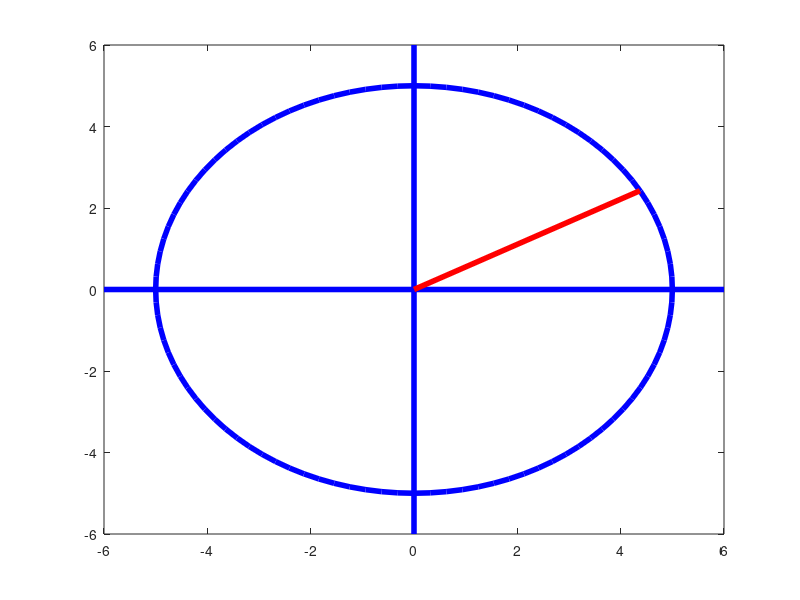

MATLAB code to generate this figure:
vektor_normu = 5;
vektor_acisi = 29;
beta_acisi = 35;

x = 0;
y = 0;
r =  vektor_normu;
cartesian_size = r+1;
hh_lenght = r;
inp_degree = vektor_acisi;
inp_beta = beta_acisi;

% vektorun uzunlugunu iste ve onu yarıcap olarak ayarla
% koordinat sistemi uzunluklarını ayarla
cc_line_width = 4;

%(0,0),(1,0)
plot([0 cartesian_size],[0 0],'b','LineWidth',cc_line_width)
hold on

%(0,0),(0,1)
plot([0 0],[0 cartesian_size],'b','LineWidth',cc_line_width)
hold on

%(0,0),(-1,0)
plot([0 -cartesian_size],[0 0],'b','LineWidth',cc_line_width)
hold on

%(0,0),(0,-1)
plot([0 0],[0 -cartesian_size],'b','LineWidth',cc_line_width)
hold on


th = 0:pi/50:2*pi; % 50 sampling ,r * 2pi = 6.28... radyan cinsinden
xunit = r * cos(th) + x; %nokta hesaplanıyor
yunit = r * sin(th) + y;
h = plot(xunit, yunit,'b','LineWidth',cc_line_width = 4
);
hold on


% plot beta
  plot([0 cosd(inp_degree)*hh_lenght],[0 sind(inp_degree)*hh_lenght],'r','LineWidth',cc_line_width)
  hold on
  
for inp_beta = inp_degree+1:1:inp_beta
  figure(1)
  p= plot([0 cosd(inp_beta)*hh_lenght],[0 sind(inp_beta)*hh_lenght],'g','LineWidth',cc_line_width)
  
  pause(1);
  delete(p)
 endfor

